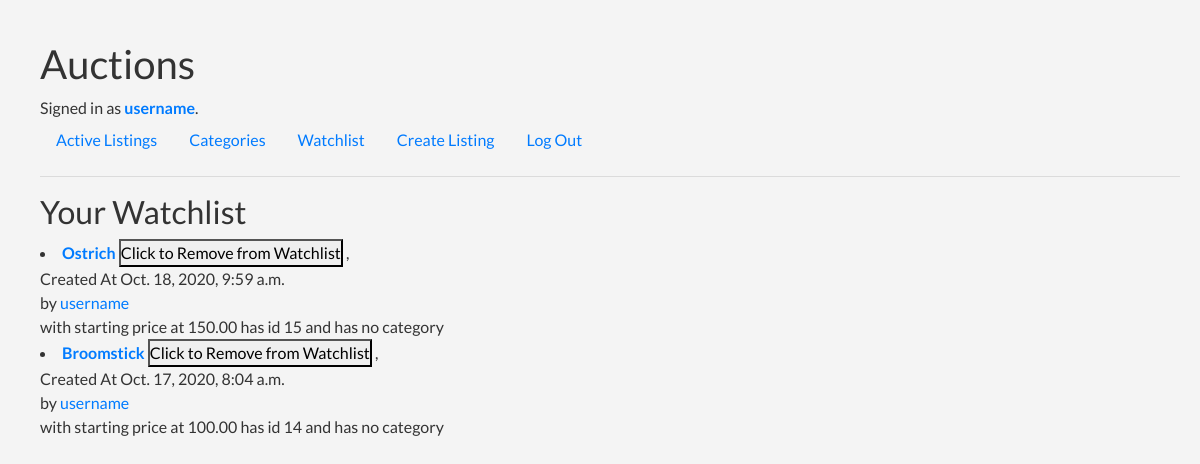
/user/username/watchlist (signed in), run on the app's committed database.
### auctions/models.py (models this page shows, shortened)
class User(AbstractUser):
    time_created = models.DateTimeField(default=timezone.now)
    verified = models.BooleanField(default=False)
    image2 = models.FilePathField(default='/images/avatar.png', verbose_name='image')

class AuctionListings(models.Model):
    auction_id = models.AutoField(primary_key=True )
    user = models.ForeignKey(
        User,
        on_delete=models.CASCADE
    )
    auction = models.CharField(max_length=300)
    price = models.DecimalField(max_digits= 100, decimal_places=2 , default = 0.0)
    timestamp = models.DateTimeField(default=timezone.now)
    image = models.ImageField(upload_to='static/images/', verbose_name='image', default='images/no_image.jpg')
    image2 = models.FilePathField(default='images/no_image.jpg', verbose_name='image')
    expire_time = models.DateTimeField(default=five_days_later)
    categories = None
    def __getitem__(self, key):
        return getattr(self, key)

### auctions/views.py (the view)
# urls.py: path("user/<str:username>/watchlist", views.watchlist, name = "watchlist"),
@login_required
def watchlist(request,username):
    user = request.user
    if user.username == username:
        if request.method == "POST" :
            auction = AuctionListings.objects.get(auction_id = request.POST["auction_id"])
            watchlist = WatchList.objects.create(user = user, auction_id = auction)
            watchlist.save()
            redirect_to = request.POST["redirect_to"]
            if redirect_to == 'index':
                return HttpResponseRedirect(reverse("index"))
            return HttpResponseRedirect(reverse(redirect_to, args=[request.POST["auction_id"]]))
        else :
            watchlists = WatchList.objects.filter(user = user)
            watchlist = list( i.auction_id for i in watchlists )
            return render(request, "auctions/watchlist.html", {
                "watchlist" : watchlist[::-1]
                }
            )
    else :
        return HttpResponseRedirect(reverse("index"))

### auctions/templates/auctions/watchlist.html (shortened to what this page needs)
{% extends "auctions/layout.html" %}
{% block body %}
    <h2>Your Watchlist</h2>
	{% for x in watchlist %}
		<form method="post" action="{% url 'delete_watchlist' %}" >
			<li class="nav-item"> <b><a href="/listings/{{x.auction_id}}">{{x.auction}} </a> <button type="submit">Click to Remove from Watchlist</button> </b> ,<br> Created At {{x.timestamp}}<br> by <a href="/user/{{user.username}}">{{ x.user.username }}</a><br> with starting price at {{x.price}} has id {{x.auction_id}} and has {% if x.category %} this category : <a href="/categories/{{x.category}}">{{x.category}}</a> {% else %} no category {% endif %}</li>
		</form>
	{% empty %}
		Your watchlist is empty..
	{% endfor %}
{% endblock %}

### auctions/templates/auctions/layout.html (shortened to what this page needs)
{% load static %}
<!DOCTYPE html>
<html lang="en">
    <head>
        <link rel="stylesheet" href="https://stackpath.bootstrapcdn.com/bootstrap/4.4.1/css/bootstrap.min.css">
        <link href="{% static 'auctions/styles.css' %}" rel="stylesheet">
    <link rel="stylesheet" href="https://maxcdn.bootstrapcdn.com/font-awesome/4.2.0/css/font-awesome.min.css">
    <link href="http://ajax.googleapis.com/ajax/libs/jqueryui/1.8.16/themes/ui-lightness/jquery-ui.css" rel="stylesheet" type="text/css" />
    </head>
    <body>
        <h1>Auctions</h1>
        <div>
            {% if user.is_authenticated %}
                Signed in as <a href="/user/{{user.username}}"><strong>{{ user.username }}</strong></a>.
            {% else %}
                Not signed in.
            {% endif %}
        </div>
        <ul class="nav">
            <li class="nav-item">
                <a class="nav-link" href="{% url 'index' %}">Active Listings</a>
            </li>
            {% if user.is_authenticated %}
                <li class="nav-item">
                    <a class="nav-link" href="{% url 'categories' %}">Categories</a>
                </li>
                <li class="nav-item">
                    <a class="nav-link" href="{% url 'watchlist' user.username %}">Watchlist</a>
                </li>
                <li class="nav-item">
                    <a class="nav-link" href="{% url 'listing' %}">Create Listing</a>
                </li>
				<li class="nav-item">
                    <a class="nav-link" href="{% url 'logout' %}">Log Out</a>
                </li>
            {% endif %}
        </ul>
        <hr>
        {% block body %}
        {% endblock %}
    </body>
</html>

### auctions/static/auctions/styles.css (style rules this page uses)
*, *:before, *:after { margin: 0; padding: 0; -webkit-box-sizing: border-box; transition: all 0.2s ease; }
body, html { height: 100%; width: 100%; }
body { margin : 10px; font-family: "Lato", sans-serif; font-size: 1rem; padding: 30px; color: #333; background-color: #f4f4f4; background-image: url("background.jpg"); }

### data on the page
User: username "username"
AuctionListings: auction "Ostrich", timestamp "Oct. 18, 2020, 9:59 a.m.", user.username "username", price "150.00", auction_id "15"
AuctionListings: auction "Broomstick", timestamp "Oct. 17, 2020, 8:04 a.m.", user.username "username", price "100.00", auction_id "14"
